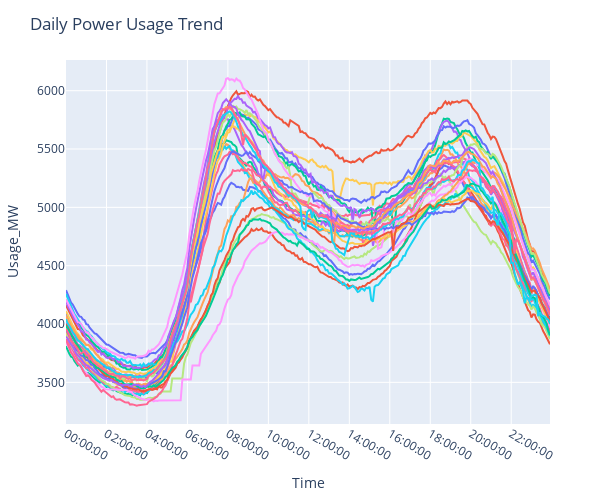

The cell this chart's notebook holds for it:
### Code cell
plot(
    power_data, x=:Time, y=:Usage_MW, color=:Date,
    Layout(
        width=600,height=500,
        showlegend=false,
        xaxis=attr(dtick=24, tickformat="%H"),
        title="Daily Power Usage Trend"
    )
)

### Figure 1 — Plotly figure (JSON) as saved in the notebook; plotly's stock layout.template omitted (floating-point values rounded to 4 significant figures; data arrays with more than 128 entries replaced by an {"elided": "..."} marker saying what was removed)
{"data": [{"legendgroup": "2023-09-16", "marker": {"color": "#636efa"}, "name": "2023-09-16", "showlegend": true, "type": "scatter", "x": {"elided": "288 str values"}, "xaxis": "x", "y": {"elided": "288 float values"}, "yaxis": "y"}, {"legendgroup": "2023-09-17", "marker": {"color": "#EF553B"}, "name": "2023-09-17", "showlegend": true, "type": "scatter", "x": {"elided": "288 str values"}, "xaxis": "x", "y": {"elided": "288 float values"}, "yaxis": "y"}, {"legendgroup": "2023-09-18", "marker": {"color": "#00cc96"}, "name": "2023-09-18", "showlegend": true, "type": "scatter", "x": {"elided": "288 str values"}, "xaxis": "x", "y": {"elided": "288 float values"}, "yaxis": "y"}, {"legendgroup": "2023-09-19", "marker": {"color": "#ab63fa"}, "name": "2023-09-19", "showlegend": true, "type": "scatter", "x": {"elided": "288 str values"}, "xaxis": "x", "y": {"elided": "288 float values"}, "yaxis": "y"}, {"legendgroup": "2023-09-20", "marker": {"color": "#FFA15A"}, "name": "2023-09-20", "showlegend": true, "type": "scatter", "x": {"elided": "288 str values"}, "xaxis": "x", "y": {"elided": "288 float values"}, "yaxis": "y"}, {"legendgroup": "2023-09-21", "marker": {"color": "#19d3f3"}, "name": "2023-09-21", "showlegend": true, "type": "scatter", "x": {"elided": "287 str values"}, "xaxis": "x", "y": {"elided": "287 float values"}, "yaxis": "y"}, {"legendgroup": "2023-09-22", "marker": {"color": "#FF6692"}, "name": "2023-09-22", "showlegend": true, "type": "scatter", "x": {"elided": "288 str values"}, "xaxis": "x", "y": {"elided": "288 float values"}, "yaxis": "y"}, {"legendgroup": "2023-09-23", "marker": {"color": "#B6E880"}, "name": "2023-09-23", "showlegend": true, "type": "scatter", "x": {"elided": "288 str values"}, "xaxis": "x", "y": {"elided": "288 float values"}, "yaxis": "y"}, {"legendgroup": "2023-09-24", "marker": {"color": "#FF97FF"}, "name": "2023-09-24", "showlegend": true, "type": "scatter", "x": {"elided": "276 str values"}, "xaxis": "x", "y": {"elided": "276 float values"}, "yaxis": "y"}, {"legendgroup": "2023-09-25", "marker": {"color": "#FECB52"}, "name": "2023-09-25", "showlegend": true, "type": "scatter", "x": {"elided": "288 str values"}, "xaxis": "x", "y": {"elided": "288 float values"}, "yaxis": "y"}, {"legendgroup": "2023-09-26", "marker": {"color": "#636efa"}, "name": "2023-09-26", "showlegend": true, "type": "scatter", "x": {"elided": "288 str values"}, "xaxis": "x", "y": {"elided": "288 float values"}, "yaxis": "y"}, {"legendgroup": "2023-09-27", "marker": {"color": "#EF553B"}, "name": "2023-09-27", "showlegend": true, "type": "scatter", "x": {"elided": "288 str values"}, "xaxis": "x", "y": {"elided": "288 float values"}, "yaxis": "y"}, {"legendgroup": "2023-09-28", "marker": {"color": "#00cc96"}, "name": "2023-09-28", "showlegend": true, "type": "scatter", "x": {"elided": "288 str values"}, "xaxis": "x", "y": {"elided": "288 float values"}, "yaxis": "y"}, {"legendgroup": "2023-09-29", "marker": {"color": "#ab63fa"}, "name": "2023-09-29", "showlegend": true, "type": "scatter", "x": {"elided": "288 str values"}, "xaxis": "x", "y": {"elided": "288 float values"}, "yaxis": "y"}, {"legendgroup": "2023-09-30", "marker": {"color": "#FFA15A"}, "name": "2023-09-30", "showlegend": true, "type": "scatter", "x": {"elided": "288 str values"}, "xaxis": "x", "y": {"elided": "288 float values"}, "yaxis": "y"}, {"legendgroup": "2023-10-01", "marker": {"color": "#19d3f3"}, "name": "2023-10-01", "showlegend": true, "type": "scatter", "x": {"elided": "288 str values"}, "xaxis": "x", "y": {"elided": "288 float values"}, "yaxis": "y"}, {"legendgroup": "2023-10-02", "marker": {"color": "#FF6692"}, "name": "2023-10-02", "showlegend": true, "type": "scatter", "x": {"elided": "287 str values"}, "xaxis": "x", "y": {"elided": "287 float values"}, "yaxis": "y"}, {"legendgroup": "2023-10-03", "marker": {"color": "#B6E880"}, "name": "2023-10-03", "showlegend": true, "type": "scatter", "x": {"elided": "287 str values"}, "xaxis": "x", "y": {"elided": "287 float values"}, "yaxis": "y"}, {"legendgroup": "2023-10-04", "marker": {"color": "#FF97FF"}, "name": "2023-10-04", "showlegend": true, "type": "scatter", "x": {"elided": "288 str values"}, "xaxis": "x", "y": {"elided": "288 float values"}, "yaxis": "y"}, {"legendgroup": "2023-10-05", "marker": {"color": "#FECB52"}, "name": "2023-10-05", "showlegend": true, "type": "scatter", "x": {"elided": "288 str values"}, "xaxis": "x", "y": {"elided": "288 float values"}, "yaxis": "y"}, {"legendgroup": "2023-10-06", "marker": {"color": "#636efa"}, "name": "2023-10-06", "showlegend": true, "type": "scatter", "x": {"elided": "288 str values"}, "xaxis": "x", "y": {"elided": "288 float values"}, "yaxis": "y"}, {"legendgroup": "2023-10-07", "marker": {"color": "#EF553B"}, "name": "2023-10-07", "showlegend": true, "type": "scatter", "x": {"elided": "287 str values"}, "xaxis": "x", "y": {"elided": "287 float values"}, "yaxis": "y"}, {"legendgroup": "2023-10-08", "marker": {"color": "#00cc96"}, "name": "2023-10-08", "showlegend": true, "type": "scatter", "x": {"elided": "288 str values"}, "xaxis": "x", "y": {"elided": "288 float values"}, "yaxis": "y"}, {"legendgroup": "2023-10-09", "marker": {"color": "#ab63fa"}, "name": "2023-10-09", "showlegend": true, "type": "scatter", "x": {"elided": "288 str values"}, "xaxis": "x", "y": {"elided": "288 float values"}, "yaxis": "y"}, {"legendgroup": "2023-10-10", "marker": {"color": "#FFA15A"}, "name": "2023-10-10", "showlegend": true, "type": "scatter", "x": {"elided": "288 str values"}, "xaxis": "x", "y": {"elided": "288 float values"}, "yaxis": "y"}, {"legendgroup": "2023-10-11", "marker": {"color": "#19d3f3"}, "name": "2023-10-11", "showlegend": true, "type": "scatter", "x": {"elided": "288 str values"}, "xaxis": "x", "y": {"elided": "288 float values"}, "yaxis": "y"}, {"legendgroup": "2023-10-12", "marker": {"color": "#FF6692"}, "name": "2023-10-12", "showlegend": true, "type": "scatter", "x": {"elided": "288 str values"}, "xaxis": "x", "y": {"elided": "288 float values"}, "yaxis": "y"}], "layout": {"height": 500, "legend": {"title": {"text": "Date"}, "tracegroupgap": 0}, "margin": {"b": 50, "l": 50, "r": 50, "t": 60}, "showlegend": false, "title": "Daily Power Usage Trend", "width": 600, "xaxis": {"dtick": 24, "tickformat": "%H", "title": {"text": "Time"}}, "yaxis": {"title": {"text": "Usage_MW"}}}}
